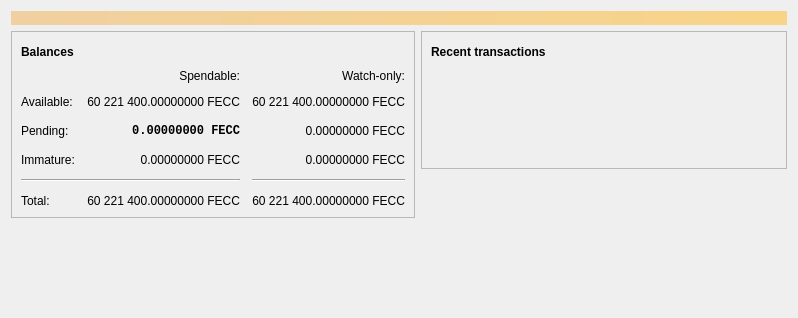
<?xml version="1.0" encoding="UTF-8"?>
<ui version="4.0">
 <class>OverviewPage</class>
 <widget class="QWidget" name="OverviewPage">
  <property name="geometry">
   <rect>
    <x>0</x>
    <y>0</y>
    <width>798</width>
    <height>318</height>
   </rect>
  </property>
  <property name="windowTitle">
   <string>Form</string>
  </property>
  <layout class="QVBoxLayout" name="topLayout">
   <item>
    <widget class="QLabel" name="labelAlerts">
     <property name="visible">
      <bool>false</bool>
     </property>
     <property name="styleSheet">
      <string notr="true">QLabel { background-color: qlineargradient(x1: 0, y1: 0, x2: 1, y2: 0, stop:0 #F0D0A0, stop:1 #F8D488); color:#000000; }</string>
     </property>
     <property name="wordWrap">
      <bool>true</bool>
     </property>
     <property name="margin">
      <number>3</number>
     </property>
     <property name="textInteractionFlags">
      <set>Qt::TextSelectableByMouse</set>
     </property>
    </widget>
   </item>
   <item>
    <layout class="QHBoxLayout" name="horizontalLayout" stretch="1,1">
     <item>
      <layout class="QVBoxLayout" name="verticalLayout_2">
       <item>
        <widget class="QFrame" name="frame">
         <property name="frameShape">
          <enum>QFrame::StyledPanel</enum>
         </property>
         <property name="frameShadow">
          <enum>QFrame::Raised</enum>
         </property>
         <layout class="QVBoxLayout" name="verticalLayout_4">
          <item>
           <layout class="QHBoxLayout" name="horizontalLayout_4">
            <item>
             <widget class="QLabel" name="label_5">
              <property name="font">
               <font>
                <weight>75</weight>
                <bold>true</bold>
               </font>
              </property>
              <property name="text">
               <string>Balances</string>
              </property>
             </widget>
            </item>
            <item>
             <widget class="QPushButton" name="labelWalletStatus">
              <property name="enabled">
               <bool>true</bool>
              </property>
              <property name="maximumSize">
               <size>
                <width>30</width>
                <height>16777215</height>
               </size>
              </property>
              <property name="toolTip">
               <string>The displayed information may be out of date. Your wallet automatically synchronizes with the FerriteClassic network after a connection is established, but this process has not completed yet.</string>
              </property>
              <property name="text">
               <string/>
              </property>
              <property name="icon">
               <iconset resource="../bitcoin.qrc">
                <normaloff>:/icons/warning</normaloff>
                <disabledoff>:/icons/warning</disabledoff>:/icons/warning</iconset>
              </property>
              <property name="iconSize">
               <size>
                <width>24</width>
                <height>24</height>
               </size>
              </property>
              <property name="flat">
               <bool>true</bool>
              </property>
             </widget>
            </item>
            <item>
             <spacer name="horizontalSpacer_3">
              <property name="orientation">
               <enum>Qt::Horizontal</enum>
              </property>
              <property name="sizeHint" stdset="0">
               <size>
                <width>40</width>
                <height>20</height>
               </size>
              </property>
             </spacer>
            </item>
           </layout>
          </item>
          <item>
           <layout class="QGridLayout" name="gridLayout">
            <property name="spacing">
             <number>12</number>
            </property>
            <item row="2" column="2">
             <widget class="QLabel" name="labelWatchPending">
              <property name="cursor">
               <cursorShape>IBeamCursor</cursorShape>
              </property>
              <property name="toolTip">
               <string>Unconfirmed transactions to watch-only addresses</string>
              </property>
              <property name="text">
               <string notr="true">0.00000000 FECC</string>
              </property>
              <property name="alignment">
               <set>Qt::AlignRight|Qt::AlignTrailing|Qt::AlignVCenter</set>
              </property>
              <property name="textInteractionFlags">
               <set>Qt::LinksAccessibleByMouse|Qt::TextSelectableByKeyboard|Qt::TextSelectableByMouse</set>
              </property>
             </widget>
            </item>
            <item row="2" column="1">
             <widget class="QLabel" name="labelUnconfirmed">
              <property name="font">
               <font>
                <family>Monospace</family>
                <weight>75</weight>
                <bold>true</bold>
               </font>
              </property>
              <property name="cursor">
               <cursorShape>IBeamCursor</cursorShape>
              </property>
              <property name="toolTip">
               <string>Total of transactions that have yet to be confirmed, and do not yet count toward the spendable balance</string>
              </property>
              <property name="text">
               <string notr="true">0.00000000 FECC</string>
              </property>
              <property name="alignment">
               <set>Qt::AlignRight|Qt::AlignTrailing|Qt::AlignVCenter</set>
              </property>
              <property name="textInteractionFlags">
               <set>Qt::LinksAccessibleByMouse|Qt::TextSelectableByKeyboard|Qt::TextSelectableByMouse</set>
              </property>
             </widget>
            </item>
            <item row="3" column="2">
             <widget class="QLabel" name="labelWatchImmature">
              <property name="cursor">
               <cursorShape>IBeamCursor</cursorShape>
              </property>
              <property name="toolTip">
               <string>Mined balance in watch-only addresses that has not yet matured</string>
              </property>
              <property name="text">
               <string notr="true">0.00000000 FECC</string>
              </property>
              <property name="alignment">
               <set>Qt::AlignRight|Qt::AlignTrailing|Qt::AlignVCenter</set>
              </property>
              <property name="textInteractionFlags">
               <set>Qt::LinksAccessibleByMouse|Qt::TextSelectableByKeyboard|Qt::TextSelectableByMouse</set>
              </property>
             </widget>
            </item>
            <item row="4" column="0" colspan="2">
             <widget class="Line" name="line">
              <property name="orientation">
               <enum>Qt::Horizontal</enum>
              </property>
             </widget>
            </item>
            <item row="4" column="2">
             <widget class="Line" name="lineWatchBalance">
              <property name="sizePolicy">
               <sizepolicy hsizetype="Preferred" vsizetype="Fixed">
                <horstretch>0</horstretch>
                <verstretch>0</verstretch>
               </sizepolicy>
              </property>
              <property name="minimumSize">
               <size>
                <width>140</width>
                <height>0</height>
               </size>
              </property>
              <property name="orientation">
               <enum>Qt::Horizontal</enum>
              </property>
             </widget>
            </item>
            <item row="5" column="0">
             <widget class="QLabel" name="labelTotalText">
              <property name="text">
               <string>Total:</string>
              </property>
             </widget>
            </item>
            <item row="3" column="1">
             <widget class="QLabel" name="labelImmature">
              <property name="cursor">
               <cursorShape>IBeamCursor</cursorShape>
              </property>
              <property name="toolTip">
               <string>Mined balance that has not yet matured</string>
              </property>
              <property name="text">
               <string notr="true">0.00000000 FECC</string>
              </property>
              <property name="alignment">
               <set>Qt::AlignRight|Qt::AlignTrailing|Qt::AlignVCenter</set>
              </property>
              <property name="textInteractionFlags">
               <set>Qt::LinksAccessibleByMouse|Qt::TextSelectableByKeyboard|Qt::TextSelectableByMouse</set>
              </property>
             </widget>
            </item>
            <item row="2" column="3">
             <spacer name="horizontalSpacer_2">
              <property name="orientation">
               <enum>Qt::Horizontal</enum>
              </property>
              <property name="sizeHint" stdset="0">
               <size>
                <width>40</width>
                <height>20</height>
               </size>
              </property>
             </spacer>
            </item>
            <item row="3" column="0">
             <widget class="QLabel" name="labelImmatureText">
              <property name="text">
               <string>Immature:</string>
              </property>
             </widget>
            </item>
            <item row="5" column="1">
             <widget class="QLabel" name="labelTotal">
              <property name="cursor">
               <cursorShape>IBeamCursor</cursorShape>
              </property>
              <property name="toolTip">
               <string>Your current total balance</string>
              </property>
              <property name="text">
               <string notr="true">60 221 400.00000000 FECC</string>
              </property>
              <property name="alignment">
               <set>Qt::AlignRight|Qt::AlignTrailing|Qt::AlignVCenter</set>
              </property>
              <property name="textInteractionFlags">
               <set>Qt::LinksAccessibleByMouse|Qt::TextSelectableByKeyboard|Qt::TextSelectableByMouse</set>
              </property>
             </widget>
            </item>
            <item row="5" column="2">
             <widget class="QLabel" name="labelWatchTotal">
              <property name="cursor">
               <cursorShape>IBeamCursor</cursorShape>
              </property>
              <property name="toolTip">
               <string>Current total balance in watch-only addresses</string>
              </property>
              <property name="text">
               <string notr="true">60 221 400.00000000 FECC</string>
              </property>
              <property name="alignment">
               <set>Qt::AlignRight|Qt::AlignTrailing|Qt::AlignVCenter</set>
              </property>
              <property name="textInteractionFlags">
               <set>Qt::LinksAccessibleByMouse|Qt::TextSelectableByKeyboard|Qt::TextSelectableByMouse</set>
              </property>
             </widget>
            </item>
            <item row="0" column="2">
             <widget class="QLabel" name="labelWatchonly">
              <property name="text">
               <string>Watch-only:</string>
              </property>
              <property name="alignment">
               <set>Qt::AlignRight|Qt::AlignTrailing|Qt::AlignVCenter</set>
              </property>
             </widget>
            </item>
            <item row="1" column="0">
             <widget class="QLabel" name="labelBalanceText">
              <property name="text">
               <string>Available:</string>
              </property>
             </widget>
            </item>
            <item row="1" column="1">
             <widget class="QLabel" name="labelBalance">
              <property name="cursor">
               <cursorShape>IBeamCursor</cursorShape>
              </property>
              <property name="toolTip">
               <string>Your current spendable balance</string>
              </property>
              <property name="text">
               <string notr="true">60 221 400.00000000 FECC</string>
              </property>
              <property name="alignment">
               <set>Qt::AlignRight|Qt::AlignTrailing|Qt::AlignVCenter</set>
              </property>
              <property name="textInteractionFlags">
               <set>Qt::LinksAccessibleByMouse|Qt::TextSelectableByKeyboard|Qt::TextSelectableByMouse</set>
              </property>
             </widget>
            </item>
            <item row="1" column="2">
             <widget class="QLabel" name="labelWatchAvailable">
              <property name="cursor">
               <cursorShape>IBeamCursor</cursorShape>
              </property>
              <property name="toolTip">
               <string>Your current balance in watch-only addresses</string>
              </property>
              <property name="text">
               <string notr="true">60 221 400.00000000 FECC</string>
              </property>
              <property name="alignment">
               <set>Qt::AlignRight|Qt::AlignTrailing|Qt::AlignVCenter</set>
              </property>
              <property name="textInteractionFlags">
               <set>Qt::LinksAccessibleByMouse|Qt::TextSelectableByKeyboard|Qt::TextSelectableByMouse</set>
              </property>
             </widget>
            </item>
            <item row="2" column="0">
             <widget class="QLabel" name="labelPendingText">
              <property name="text">
               <string>Pending:</string>
              </property>
             </widget>
            </item>
            <item row="0" column="1">
             <widget class="QLabel" name="labelSpendable">
              <property name="text">
               <string>Spendable:</string>
              </property>
              <property name="alignment">
               <set>Qt::AlignRight|Qt::AlignTrailing|Qt::AlignVCenter</set>
              </property>
             </widget>
            </item>
           </layout>
          </item>
         </layout>
        </widget>
       </item>
       <item>
        <spacer name="verticalSpacer">
         <property name="orientation">
          <enum>Qt::Vertical</enum>
         </property>
         <property name="sizeHint" stdset="0">
          <size>
           <width>20</width>
           <height>40</height>
          </size>
         </property>
        </spacer>
       </item>
      </layout>
     </item>
     <item>
      <layout class="QVBoxLayout" name="verticalLayout_3">
       <item>
        <widget class="QFrame" name="frame_2">
         <property name="frameShape">
          <enum>QFrame::StyledPanel</enum>
         </property>
         <property name="frameShadow">
          <enum>QFrame::Raised</enum>
         </property>
         <layout class="QVBoxLayout" name="verticalLayout">
          <item>
           <layout class="QHBoxLayout" name="horizontalLayout_2">
            <item>
             <widget class="QLabel" name="label_4">
              <property name="font">
               <font>
                <weight>75</weight>
                <bold>true</bold>
               </font>
              </property>
              <property name="text">
               <string>Recent transactions</string>
              </property>
             </widget>
            </item>
            <item>
             <widget class="QPushButton" name="labelTransactionsStatus">
              <property name="enabled">
               <bool>true</bool>
              </property>
              <property name="maximumSize">
               <size>
                <width>30</width>
                <height>16777215</height>
               </size>
              </property>
              <property name="toolTip">
               <string>The displayed information may be out of date. Your wallet automatically synchronizes with the FerriteClassic network after a connection is established, but this process has not completed yet.</string>
              </property>
              <property name="text">
               <string/>
              </property>
              <property name="icon">
               <iconset resource="../bitcoin.qrc">
                <normaloff>:/icons/warning</normaloff>
                <disabledoff>:/icons/warning</disabledoff>:/icons/warning</iconset>
              </property>
              <property name="iconSize">
               <size>
                <width>24</width>
                <height>24</height>
               </size>
              </property>
              <property name="flat">
               <bool>true</bool>
              </property>
             </widget>
            </item>
            <item>
             <spacer name="horizontalSpacer">
              <property name="orientation">
               <enum>Qt::Horizontal</enum>
              </property>
              <property name="sizeHint" stdset="0">
               <size>
                <width>40</width>
                <height>20</height>
               </size>
              </property>
             </spacer>
            </item>
           </layout>
          </item>
          <item>
           <widget class="TransactionOverviewWidget" name="listTransactions">
            <property name="styleSheet">
             <string notr="true">QListView { background: transparent; }</string>
            </property>
            <property name="frameShape">
             <enum>QFrame::NoFrame</enum>
            </property>
            <property name="verticalScrollBarPolicy">
             <enum>Qt::ScrollBarAlwaysOff</enum>
            </property>
            <property name="horizontalScrollBarPolicy">
             <enum>Qt::ScrollBarAlwaysOff</enum>
            </property>
            <property name="sizeAdjustPolicy">
             <enum>QAbstractScrollArea::AdjustToContents</enum>
            </property>
            <property name="selectionMode">
             <enum>QAbstractItemView::NoSelection</enum>
            </property>
            <property name="uniformItemSizes">
             <bool>true</bool>
            </property>
           </widget>
          </item>
         </layout>
        </widget>
       </item>
       <item>
        <spacer name="verticalSpacer_2">
         <property name="orientation">
          <enum>Qt::Vertical</enum>
         </property>
         <property name="sizeHint" stdset="0">
          <size>
           <width>20</width>
           <height>40</height>
          </size>
         </property>
        </spacer>
       </item>
      </layout>
     </item>
    </layout>
   </item>
  </layout>
 </widget>
 <customwidgets>
  <customwidget>
   <class>TransactionOverviewWidget</class>
   <extends>QListView</extends>
   <header>qt/transactionoverviewwidget.h</header>
  </customwidget>
 </customwidgets>
 <resources/>
 <connections/>
</ui>
